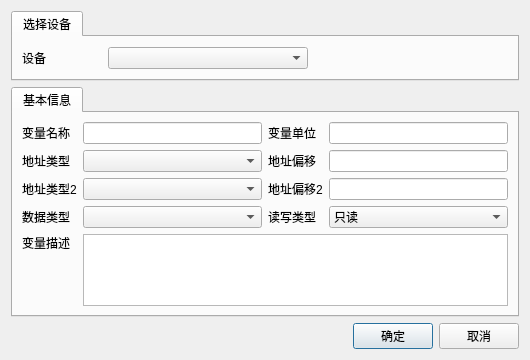
<?xml version="1.0" encoding="UTF-8"?>
<ui version="4.0">
 <class>TagEditDialog</class>
 <widget class="QDialog" name="TagEditDialog">
  <property name="geometry">
   <rect>
    <x>0</x>
    <y>0</y>
    <width>530</width>
    <height>312</height>
   </rect>
  </property>
  <property name="windowTitle">
   <string>Dialog</string>
  </property>
  <layout class="QVBoxLayout" name="verticalLayout">
   <item>
    <widget class="QTabWidget" name="tabWidget_2">
     <property name="currentIndex">
      <number>0</number>
     </property>
     <widget class="QWidget" name="tab">
      <attribute name="title">
       <string>选择设备</string>
      </attribute>
      <layout class="QGridLayout" name="gridLayout">
       <item row="0" column="1">
        <widget class="QComboBox" name="cboDev">
         <property name="sizePolicy">
          <sizepolicy hsizetype="Expanding" vsizetype="Fixed">
           <horstretch>0</horstretch>
           <verstretch>0</verstretch>
          </sizepolicy>
         </property>
        </widget>
       </item>
       <item row="0" column="0">
        <widget class="QLabel" name="label">
         <property name="sizePolicy">
          <sizepolicy hsizetype="Preferred" vsizetype="Preferred">
           <horstretch>0</horstretch>
           <verstretch>0</verstretch>
          </sizepolicy>
         </property>
         <property name="minimumSize">
          <size>
           <width>80</width>
           <height>0</height>
          </size>
         </property>
         <property name="text">
          <string>设备</string>
         </property>
        </widget>
       </item>
       <item row="0" column="2">
        <spacer name="horizontalSpacer">
         <property name="orientation">
          <enum>Qt::Horizontal</enum>
         </property>
         <property name="sizeHint" stdset="0">
          <size>
           <width>40</width>
           <height>20</height>
          </size>
         </property>
        </spacer>
       </item>
      </layout>
     </widget>
    </widget>
   </item>
   <item>
    <widget class="QTabWidget" name="tabWidget">
     <property name="currentIndex">
      <number>0</number>
     </property>
     <widget class="QWidget" name="tabBasicInfo">
      <attribute name="title">
       <string>基本信息</string>
      </attribute>
      <layout class="QVBoxLayout" name="verticalLayout_7">
       <item>
        <layout class="QGridLayout" name="gridLayout_2">
         <item row="3" column="0">
          <widget class="QLabel" name="label_14">
           <property name="text">
            <string>数据类型</string>
           </property>
          </widget>
         </item>
         <item row="1" column="1">
          <widget class="QComboBox" name="cboAddrType"/>
         </item>
         <item row="2" column="2">
          <widget class="QLabel" name="label_18">
           <property name="text">
            <string>地址偏移2</string>
           </property>
          </widget>
         </item>
         <item row="1" column="2">
          <widget class="QLabel" name="label_17">
           <property name="text">
            <string>地址偏移</string>
           </property>
          </widget>
         </item>
         <item row="0" column="3">
          <widget class="QLineEdit" name="editTagUnit"/>
         </item>
         <item row="2" column="1">
          <widget class="QComboBox" name="cboAddrType2"/>
         </item>
         <item row="1" column="0">
          <widget class="QLabel" name="label_12">
           <property name="text">
            <string>地址类型</string>
           </property>
          </widget>
         </item>
         <item row="4" column="1" colspan="3">
          <widget class="QPlainTextEdit" name="editTagDesc"/>
         </item>
         <item row="0" column="2">
          <widget class="QLabel" name="label_16">
           <property name="text">
            <string>变量单位</string>
           </property>
          </widget>
         </item>
         <item row="3" column="3">
          <widget class="QComboBox" name="cboReadWriteType">
           <item>
            <property name="text">
             <string>只读</string>
            </property>
           </item>
           <item>
            <property name="text">
             <string>可写</string>
            </property>
           </item>
          </widget>
         </item>
         <item row="2" column="3">
          <widget class="QLineEdit" name="editAddrOffset2"/>
         </item>
         <item row="0" column="1">
          <widget class="QLineEdit" name="editTagName"/>
         </item>
         <item row="3" column="2">
          <widget class="QLabel" name="label_19">
           <property name="text">
            <string>读写类型</string>
           </property>
          </widget>
         </item>
         <item row="3" column="1">
          <widget class="QComboBox" name="cboDataType"/>
         </item>
         <item row="0" column="0">
          <widget class="QLabel" name="label_11">
           <property name="text">
            <string>变量名称</string>
           </property>
          </widget>
         </item>
         <item row="2" column="0">
          <widget class="QLabel" name="label_13">
           <property name="text">
            <string>地址类型2</string>
           </property>
          </widget>
         </item>
         <item row="4" column="0">
          <layout class="QVBoxLayout" name="verticalLayout_6">
           <item>
            <widget class="QLabel" name="label_15">
             <property name="text">
              <string>变量描述</string>
             </property>
            </widget>
           </item>
           <item>
            <spacer name="verticalSpacer_4">
             <property name="orientation">
              <enum>Qt::Vertical</enum>
             </property>
             <property name="sizeHint" stdset="0">
              <size>
               <width>20</width>
               <height>40</height>
              </size>
             </property>
            </spacer>
           </item>
          </layout>
         </item>
         <item row="1" column="3">
          <widget class="QLineEdit" name="editAddrOffset"/>
         </item>
        </layout>
       </item>
       <item>
        <spacer name="verticalSpacer_5">
         <property name="orientation">
          <enum>Qt::Vertical</enum>
         </property>
         <property name="sizeHint" stdset="0">
          <size>
           <width>20</width>
           <height>40</height>
          </size>
         </property>
        </spacer>
       </item>
      </layout>
     </widget>
    </widget>
   </item>
   <item>
    <layout class="QHBoxLayout" name="horizontalLayout">
     <item>
      <spacer name="horizontalSpacer_2">
       <property name="orientation">
        <enum>Qt::Horizontal</enum>
       </property>
       <property name="sizeHint" stdset="0">
        <size>
         <width>40</width>
         <height>20</height>
        </size>
       </property>
      </spacer>
     </item>
     <item>
      <widget class="QPushButton" name="btnOk">
       <property name="text">
        <string>确定</string>
       </property>
      </widget>
     </item>
     <item>
      <widget class="QPushButton" name="btnCancel">
       <property name="text">
        <string>取消</string>
       </property>
      </widget>
     </item>
    </layout>
   </item>
  </layout>
 </widget>
 <resources/>
 <connections/>
</ui>
